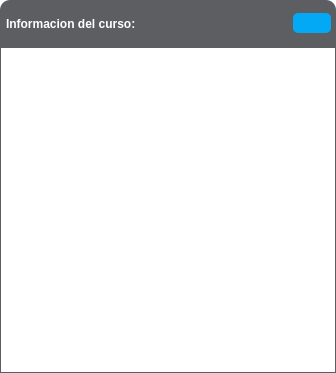
<?xml version="1.0" encoding="UTF-8"?>
<ui version="4.0">
 <class>Form</class>
 <widget class="QWidget" name="Form">
  <property name="geometry">
   <rect>
    <x>0</x>
    <y>0</y>
    <width>336</width>
    <height>373</height>
   </rect>
  </property>
  <property name="windowTitle">
   <string>Form</string>
  </property>
  <property name="styleSheet">
   <string notr="true">QWidget {
    background-color: #FFFFFF;
    border: none;
    color: #212121;
}
QPushButton{
    border: none;
	border-radius: 5px;
	padding: 3px;
}

#boton_editar{
	background-color: #03A9F4; 
}
#boton_editar:hover {
    background-color: #8ed1f0; 
}

#frame_barra_superior{
	background-color: #5c5e61; 
	border-top-right-radius: 10px;
    border-top-left-radius: 10px;
	padding:5%;
}

#label_informacion_del_curso{
    font-weight: bold;  
    background-color: #5c5e61; 
	color: #FFFFFF;     
}

#scrollArea{
    border: 1px solid #5c5e61;

}

</string>
  </property>
  <layout class="QVBoxLayout" name="verticalLayout" stretch="1,7">
   <property name="spacing">
    <number>0</number>
   </property>
   <property name="leftMargin">
    <number>0</number>
   </property>
   <property name="topMargin">
    <number>0</number>
   </property>
   <property name="rightMargin">
    <number>0</number>
   </property>
   <property name="bottomMargin">
    <number>0</number>
   </property>
   <item>
    <widget class="QFrame" name="frame_barra_superior">
     <property name="frameShape">
      <enum>QFrame::Shape::StyledPanel</enum>
     </property>
     <property name="frameShadow">
      <enum>QFrame::Shadow::Raised</enum>
     </property>
     <layout class="QHBoxLayout" name="horizontalLayout">
      <property name="leftMargin">
       <number>1</number>
      </property>
      <property name="topMargin">
       <number>0</number>
      </property>
      <property name="rightMargin">
       <number>0</number>
      </property>
      <property name="bottomMargin">
       <number>0</number>
      </property>
      <item>
       <widget class="QLabel" name="label_informacion_del_curso">
        <property name="text">
         <string>Informacion del curso:</string>
        </property>
       </widget>
      </item>
      <item>
       <spacer name="horizontalSpacer">
        <property name="orientation">
         <enum>Qt::Orientation::Horizontal</enum>
        </property>
        <property name="sizeHint" stdset="0">
         <size>
          <width>123</width>
          <height>20</height>
         </size>
        </property>
       </spacer>
      </item>
      <item>
       <widget class="QPushButton" name="boton_editar">
        <property name="text">
         <string/>
        </property>
        <property name="icon">
         <iconset>
          <normaloff>../resources/light_theme/pencil.svg</normaloff>../resources/light_theme/pencil.svg</iconset>
        </property>
        <property name="iconSize">
         <size>
          <width>20</width>
          <height>20</height>
         </size>
        </property>
       </widget>
      </item>
     </layout>
    </widget>
   </item>
   <item>
    <widget class="QScrollArea" name="scrollArea">
     <property name="widgetResizable">
      <bool>true</bool>
     </property>
     <widget class="QWidget" name="scrollAreaWidgetContents">
      <property name="geometry">
       <rect>
        <x>0</x>
        <y>0</y>
        <width>334</width>
        <height>324</height>
       </rect>
      </property>
     </widget>
    </widget>
   </item>
  </layout>
 </widget>
 <resources/>
 <connections/>
</ui>
